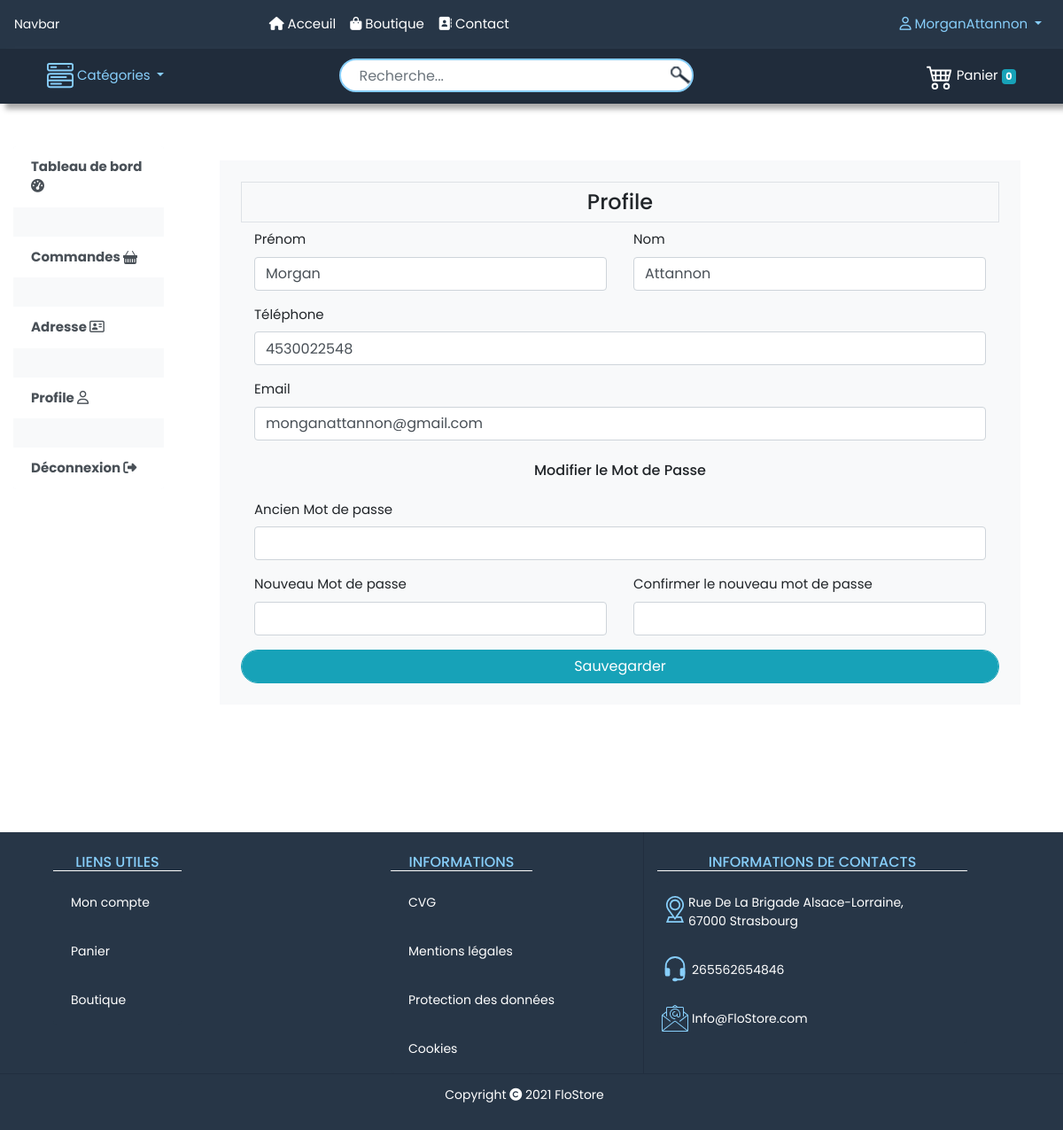
The page /profile/ (signed in) on the database its author committed.
### store/models.py (models this page shows, shortened)
class Customer(models.Model):
    firstname = models.CharField(max_length=50)
    lastname = models.CharField(max_length=50)
    user = models.CharField(max_length=100, default=None)
    password = models.CharField(max_length=200)
    pays = models.CharField(max_length=200)
    adresse_1 = models.CharField(max_length=200)
    adresse_2 = models.CharField(max_length=200,default=None, blank=True)
    code_postal = models.CharField(max_length=200)
    ville = models.CharField(max_length=200)
    phone = models.CharField(max_length=15)
    email = models.EmailField()
    @staticmethod
    def get_customer_by_id(id):
        return Customer.objects.get(id=id)

### store/views.py (the view, shortened to what this page needs)
# urls.py: path('profile/', views.Profile.as_view()),
class Profile(View):
    def get(self, request):
        customer = Customer.get_customer_by_id(request.session.get('customer'))
        data = {
            'customer':customer
        }
        return render(request, 'store/profile.html', data)

### store/templates/store/profile.html (shortened to what this page needs)
{% extends 'store/base1.html' %}
{% load static %}
{% block container %}
<div class="bg-light p-4">
    <h4 class="border border-rounded p-2 text-center"> Profile </h4>
    <form method="post">
        <div class="container">
            <div class="row">
                <div class='form-group col-lg-6 col-xl-6'>
                    <label>Prénom</label>
                    <input type="text" name="firstname" class="form-control" value="{{ customer.firstname }}">
                </div>
                <div class='form-group col-lg-6 col-xl-6'>
                    <label>Nom</label>
                    <input type="text" name="lastname" class="form-control" value="{{ customer.lastname }}">
                </div>
            </div>
            <div class='form-group'>
                <label for="">Téléphone</label>
                <input type="text" name="phone" class="form-control" value="{{ customer.phone }}">
            </div>
            <div class='form-group'>
                <label>Email</label>
                <input type="email" name="email" placeholder="exemple@gmail.com" class="form-control" value="{{ customer.email }}">
            </div>
        </div>
        <div class="container mt-4">
            <div class="h6 text-center mb-4"> Modifier le Mot de Passe</div>
            <div class='form-group'>
                <label>Ancien Mot de passe</label>
                <input type="password" name="last-password" class="form-control">
            </div>
            <div class="row">
                <div class='form-group col-lg-6 col-xl-6'>
                    <label for="">Nouveau Mot de passe</label>
                    <input type="password" name="password-1" class="form-control">
                </div>
                <div class='form-group col-lg-6 col-xl-6'>
                    <label for="">Confirmer le nouveau mot de passe</label>
                    <input type="password" name="password-2" class="form-control">
                </div>
            </div>
        </div>
        <button type="submit" class="row form-control mx-auto btn btn-info rounded-pill border-info">Sauvegarder</button>
    </form>
</div>
{% endblock %}

### store/templates/store/base.html (shortened to what this page needs)
{% load static %}
<!DOCTYPE html>
<html lang="fr">
<head>
    <link rel="stylesheet" href="https://cdn.jsdelivr.net/npm/bootstrap@4.5.3/dist/css/bootstrap.min.css">
    <link rel="stylesheet" href="{% static 'css/main.css' %}">
</head>
<body>
    <header>
        <nav class="navbar navbar-expand-lg navbar-dark bg-dark-1">
            <a class="navbar-brand" href="#">Navbar</a>
            <div class="collapse navbar-collapse" id="navbarSupportedContent">
                <ul class="navbar-nav mx-auto">
                    <li class="nav-item active">
                    <a class="nav-link" href="/"><i class="fas fa-home"></i> Acceuil<span class="sr-only">(current)</span></a>
                    </li>
                    <li class="nav-item active">
                    <a class="nav-link" href="/boutique/"><i class="fas fa-shopping-bag"></i> Boutique</a>
                    </li>
                    <li class="nav-item active">
                        <a class="nav-link" href="/contact/"><i class="fas fa-address-book"></i> Contact</a>
                    </li>
                </ul>
                <ul class="navbar-nav ml-auto">
                    <li class="nav-item dropdown active">
                        <a class="nav-link dropdown-toggle" href="#" id="navbarDropdown" role="button" data-toggle="dropdown" aria-haspopup="true" aria-expanded="false" style="color: #87cefa;">
                            <i class="far fa-user"></i>
                            {% if request.session.customer %}
                            {{ request.session.user }}
                            {% else %}
                            Mon Compte
                            {% endif %}
                        </a>
                    </li>
                </ul>
            </div>
        </nav>
        <nav class="navbar navbar-expand-lg navbar-dark bg-dark-2 ombre-2">
            <div class="container">
                <ul class="navbar-nav">
                    <li class="nav-item dropdown active">
                        <a class="nav-link dropdown-toggle" id="navbarDropdown" role="button" data-toggle="dropdown" aria-haspopup="true" aria-expanded="false" style="color: #87cefa;">
                            Catégories
                        </a>
                    </li>
                </ul>
                <ul>
                    <form method="get" action="{% url 'search' %}">
                        <input class="form-control border rounded search" type="search" id="search" name="search" placeholder="Recherche..." style="padding: 5px; padding-left: 20px; border: 2px solid #87cefa !important; border-radius: 30px !important ; outline: none; width: 400px; margin-left: 150px; margin-right: 150px; margin-bottom: -15px; background: url('{% static 'img/search.png' %}') no-repeat right; background-color: white; ">
                    </form>
                </ul>
                <ul class="navbar-nav ml-auto">
                    <li class="nav-item">
                        <a class="nav-link active" href="/cart/">
                            <span class="d-inline">Panier
                                <span class="badge badge-info">{{ request.session.cart.keys|length }}</span>
                            </span>
                        </a>
                    </li>
                </ul>
            </div>
        </nav>
    </header>
    {% block content %}{% endblock %}
    <footer>
        <div class="container-fluid bg-dark-1 mt-5">
            <div class="container">
                <div class="row">
                    <div class="col-xl-4 col-lg-4">
                        <div class="mx-auto">
                            <div class="col-6">
                                <h6 class="mt-4 text-center" style="color: #87cefa; border-bottom: 1px solid white;">LIENS UTILES</h6>
                                <ul class="list-group mx-auto">
                                    <li class="list-group-item bg-dark-1" ><a href="/connexion/" class="navbar-brand"> Mon compte </a></li>
                                    <li class="list-group-item bg-dark-1"><a href="/panier/" class="navbar-brand"> Panier</a></li>
                                    <li class="list-group-item bg-dark-1"><a href="/boutique/" class="navbar-brand"> Boutique</a></li>
                                </ul>
                            </div>
                        </div>
                    </div>
                    <div class="col-xl-2 col-lg-2 ml-3 mr-3">
                        <h6 class="mt-4 text-center" style="color: #87cefa; border-bottom: 1px solid white;">INFORMATIONS</h6>
                        <ul class="list-group">
                            <li class="list-group-item bg-dark-1"><a href="#" class="navbar-brand"> CVG </a></li>
                            <li class="list-group-item bg-dark-1"><a href="/mentions_legales/" class="navbar-brand">Mentions légales</a></li>
                            <li class="list-group-item bg-dark-1"><a href="#" class="navbar-brand">Protection des données</a></li>
                            <li class="list-group-item bg-dark-1"><a href="#" class="navbar-brand">Cookies</a></li>
                        </ul>
                    </div>
                    <div class="col-1" style="border-right: 1px solid rgba(1, 1, 19, 0.158);"></div>
                    <div class="col-xl-4 col-lg-4 col-md-">
                        <h6 class="mt-4 text-center" style="color: #87cefa; border-bottom: 1px solid white;">INFORMATIONS DE CONTACTS</h6>
                        <ul class="list-group">
                            <li class="list-group-item bg-dark-1">
                                <div class="row">
                                    <div class="d-inline mt-2">
                                    </div>
                                    <div class="d-inline">
                                        <div class="d-inline-block navbar-brand">Rue De La Brigade Alsace-Lorraine,<br>67000 Strasbourg</div>
                                    </div>
                                </div>
                            </li>
                            <li class="list-group-item bg-dark-1">
                                <div class="row">
                                    <div class="d-inline">
                                    </div>
                                    <div class="d-inline ml-1">
                                        <div class="d-inline-block navbar-brand">265562654846</div>
                                    </div>
                                </div>
                            </li>
                            <li class="list-group-item bg-dark-1">
                                <div class="row">
                                    <div class="d-inline">
                                    </div>
                                    <div class="d-inline ml-1">
                                        <div class="d-inline-block navbar-brand">Info@FloStore.com</div>
                                    </div>
                                </div>
                            </li>
                        </ul>
                    </div>
                </div>
            </div>
        </div>
        <div class="container-fluid bg-dark-1">
            <div class="row" style="border-top: 1px solid rgb(1, 1, 19, 0.158);">
                <div class="p-2 mx-auto"><p class="navbar-brand">Copyright <i class="fas fa-copyright"></i> 2021 FloStore</p></div>
            </div>
        </div>
    </footer>
</body>
</html>

### static/css/main.css (style rules this page uses)
body { font-family: 'Poppins', Arial, Helvetica, sans-serif; font-size: 15px; height: 100%; margin: 0; padding: 0; display : table; width: 100%; }
.ombre-1, .ombre-2 { box-shadow: 6px 6px 6px darkgrey; }
.bg-dark-1 { background-color: rgb(39,54,71) !important; }
.bg-dark-2 { background-color: #202C3B !important; }
.list-group-item { border: 0px; }
.navbar-brand { font-size: 14px; color: white !important; }
html { height: 100%; margin: 0; padding: 0; }

### rows shown on the page
Customer: session.user "MorganAttannon", firstname "Morgan", lastname "Attannon", phone "4530022548", email "monganattannon@gmail.com"

### other values the page prints
{{ request.session.cart.keys|length }} "0"
